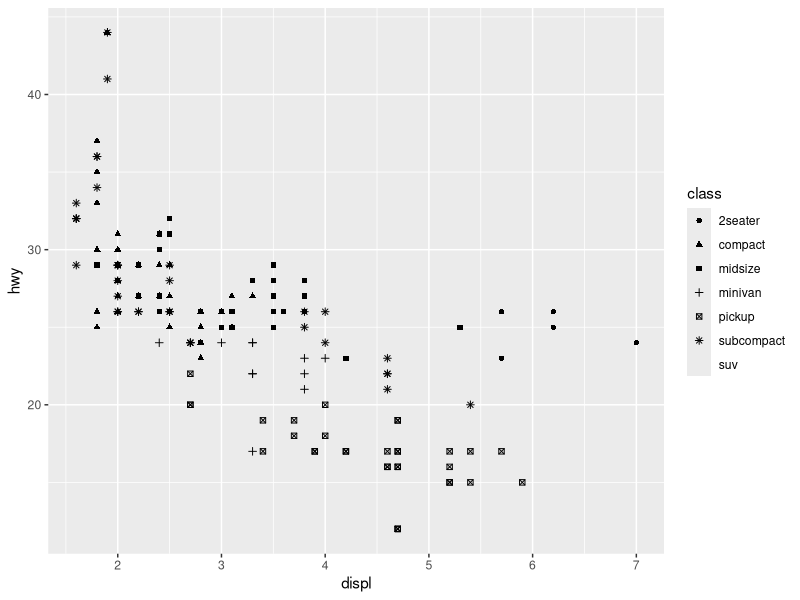
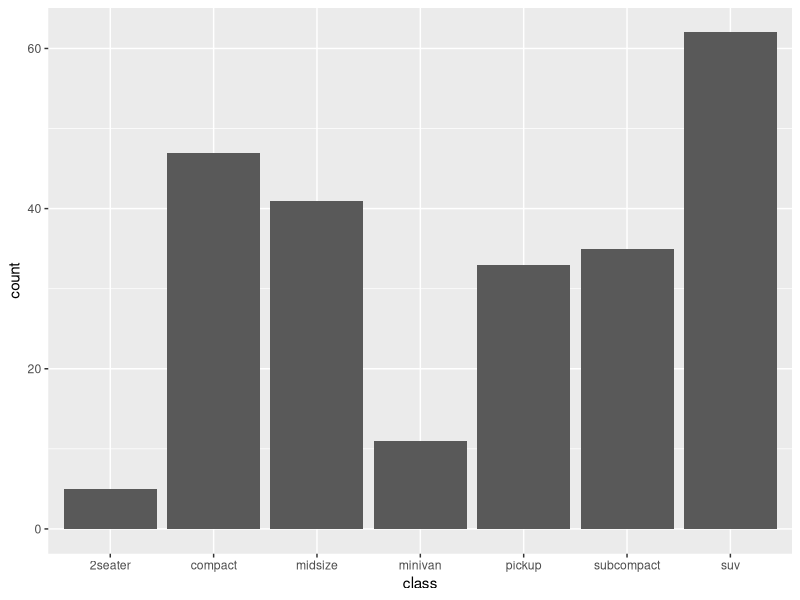
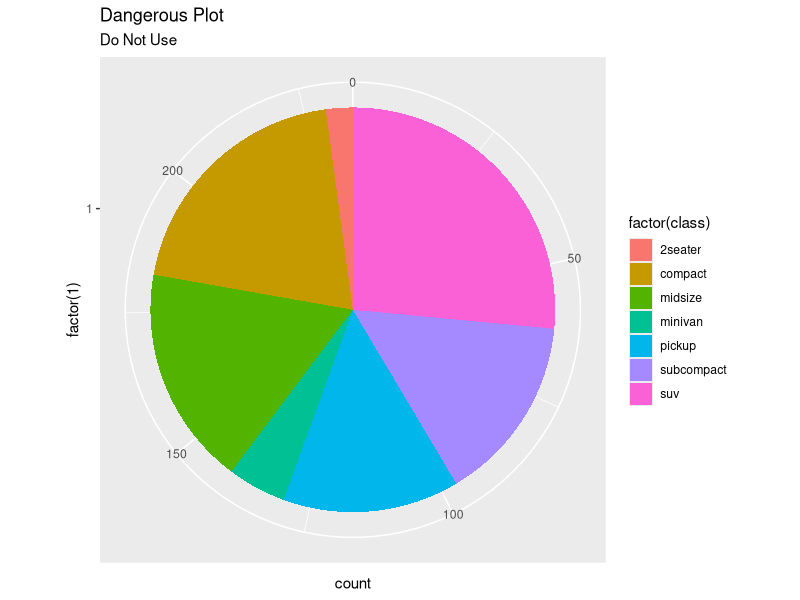

These charts were generated, in order, by the following R code:
## ---- chunk 1
knitr::opts_chunk$set(echo = TRUE,message=FALSE,warning=FALSE)
## ---- chunk 2
library(tidyverse)
## ---- chunk 3
ggplot(data = mpg) +
  geom_point(mapping = aes(x = displ, y = hwy, shape = class))
## ---- chunk 4
ggplot(mpg, aes(x = class)) + 
  geom_bar()
## ---- chunk 5
knitr::include_graphics('https://d33wubrfki0l68.cloudfront.net/70a3b18a1128c785d8676a48c005ee9b6a23cc00/7283c/images/visualization-stat-bar.png')
## ---- chunk 6
 ggplot(mpg, aes(x = factor(1), fill = factor(class))) +
  geom_bar() +
  coord_polar(theta = "y") +
   labs(title = "Dangerous Plot", subtitle = "Do Not Use")
